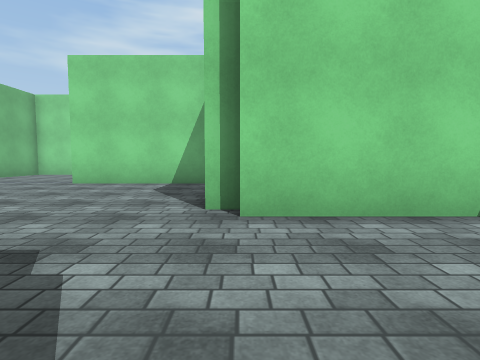
View 1 (above)

20 first-person views from a walk through a scene from a Unity 3-D project. The camera is 1.4 m above the floor, tilts 4° down and sees 80° across. The floor is counted in squares, 2 m on a side. Each view is taken from the middle of a square. On the plan, view 1 faces up. The plan holds only what a view shows up to about 10 squares ahead; the rest is blank. The place goes on beyond the plan. Some surface patterns are stand-ins.

View 2
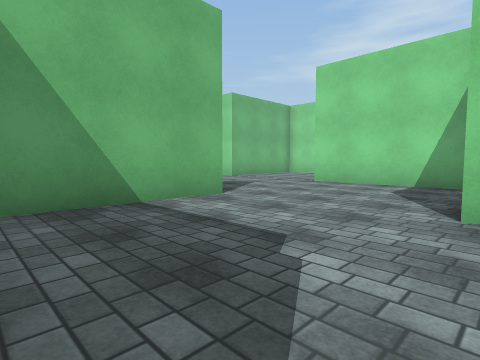

View 3
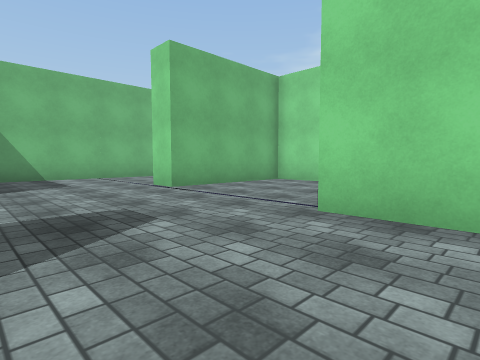

View 4
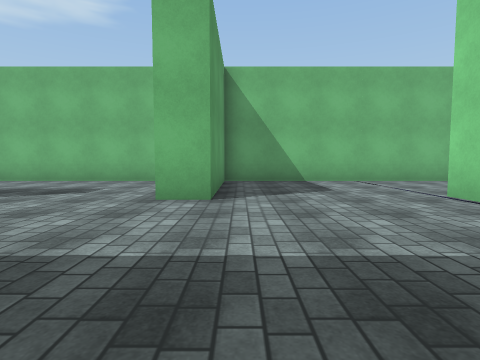

View 5
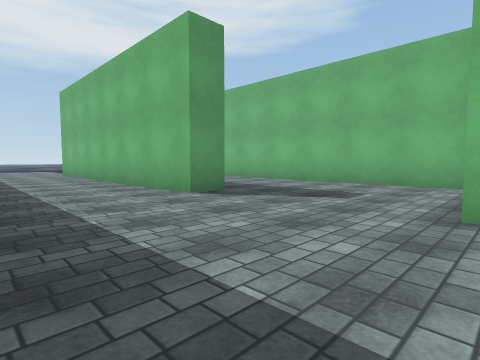

View 6
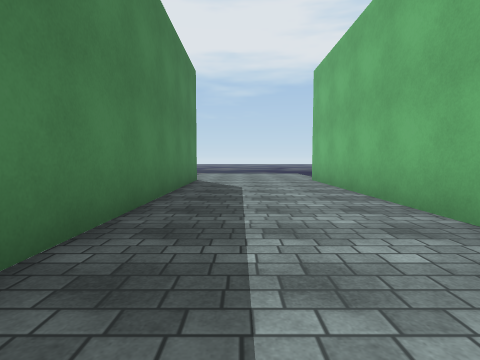

View 7
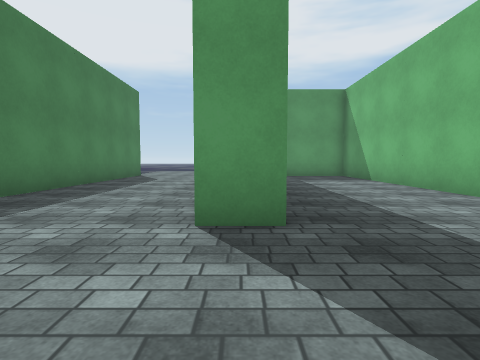

View 8
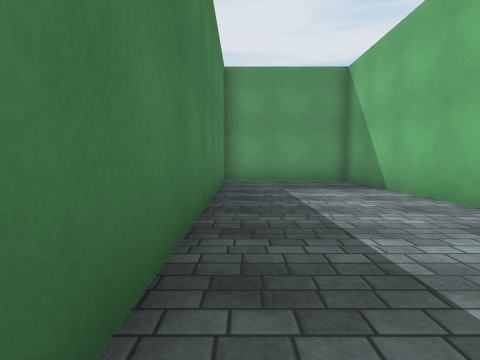

View 9
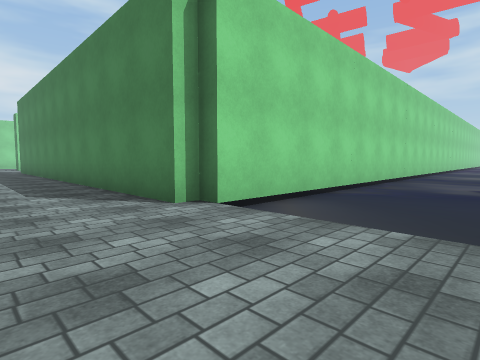

View 10
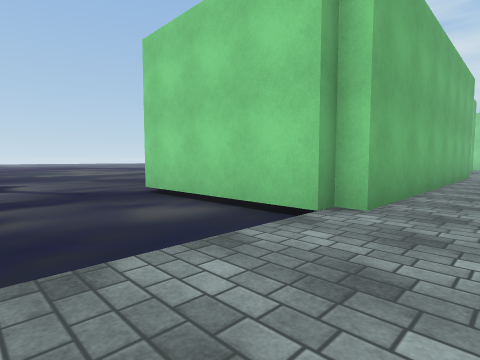

View 11
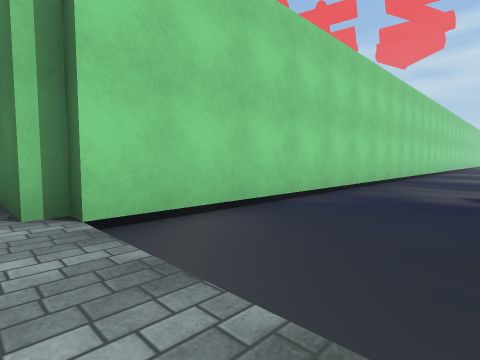

View 12
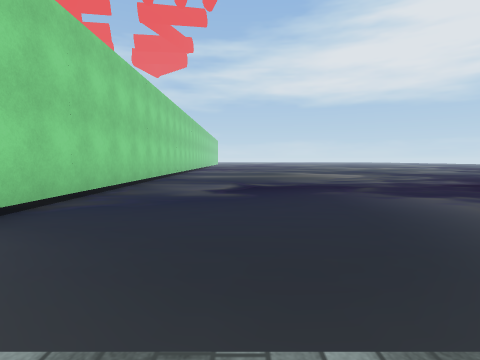

View 13
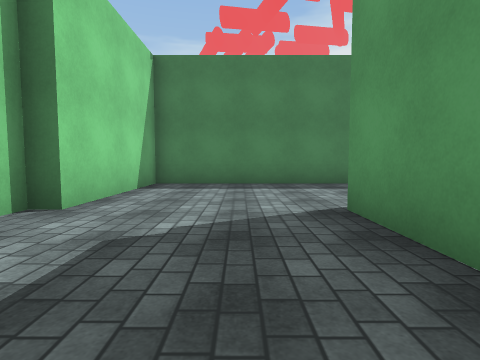

View 14
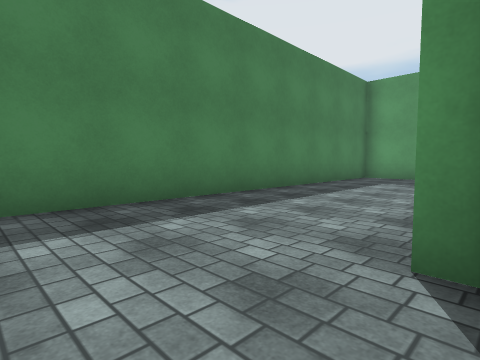

View 15
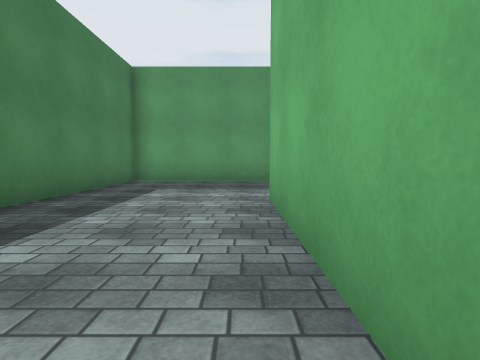

View 16
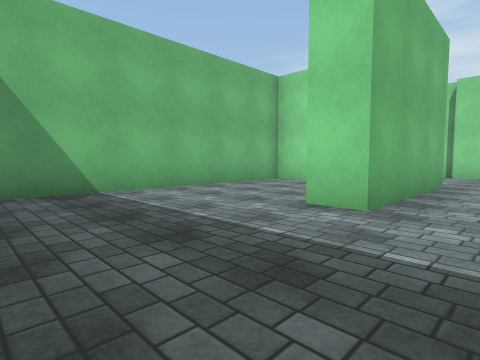

View 17
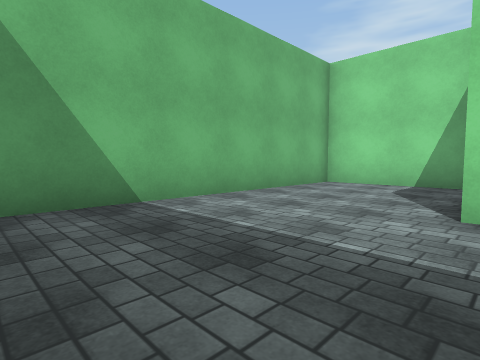

View 18
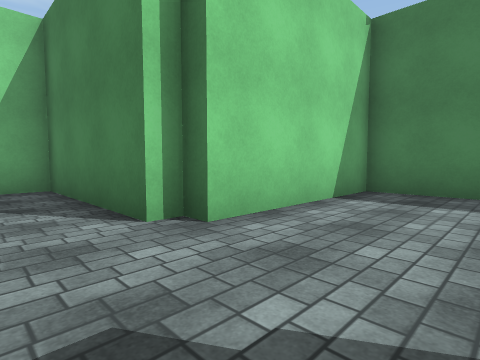

View 19
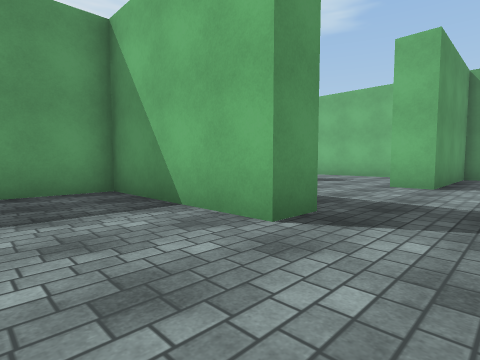

View 20
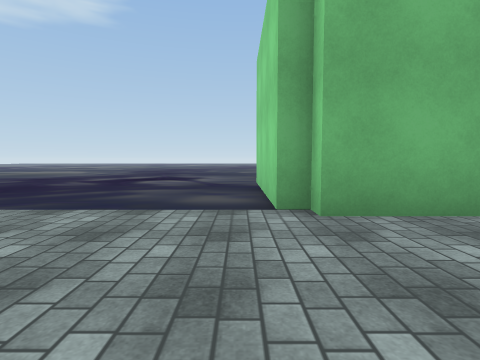

### Floor plan
Key: @ floor where view 1 was taken; # wall or solid block; x gap in a wall; . floor; ≈ liquid the walk keeps out of.
Columns run from 15 left of view 1 to 7 right of it. Each row starts with its distance up from view 1.
 11 #    #
 10 #....#....
  9 #....#....x#####
  8 #..............#
  7 #..............#
  6 #..............#
  5 #..............#
  4 #####..........######
  3 #.........#.........#
  2 #.........#.........#
  1 #.........#.........#
  0 #.........#....@....#
 -1 #.........######....#
 -2 #....#....#....#....#
 -3 #....#....#....#....#
 -4 #....#....#....#....#
 -5 #....#....#....#....#
 -6 #....#....#....#....#
 -7 #....#....#.........#
 -8 #....#....#.........#
 -9 #....#....#.........#
-10 #....#....#.........#
-11 ######....###########
-12 ≈≈≈≈≈≈....≈≈≈≈≈≈≈≈≈≈≈
-13 ≈≈≈≈≈≈....≈≈≈≈≈≈≈≈≈≈≈≈
-14 ≈≈≈≈≈≈....≈≈≈≈≈≈≈≈≈≈≈≈≈
-15 ≈≈≈≈≈≈....≈≈≈≈≈≈≈≈≈≈
-16 ≈≈≈≈≈     ≈≈≈≈≈≈≈≈≈≈

Positions as (right, up) in squares from view 1, and headings:
1: (0, 0), facing up
2: (0, 0), facing up-left
3: (-3, 5), facing up-left
4: (-5, 5), facing left
5: (-6, 4), facing down-left
6: (-7, -1), facing down
7: (-10, 2), facing down
8: (-11, -1), facing down
9: (-8, -15), facing up-right
10: (-8, -15), facing up-left
11: (-6, -15), facing up-right
12: (-6, -15), facing right
13: (-4, 1), facing right
14: (0, 1), facing down-right
15: (1, -1), facing down
16: (2, -10), facing up-left
17: (0, -10), facing up-left
18: (-2, 1), facing up-right
19: (-2, 6), facing down-left
20: (-6, -12), facing left
